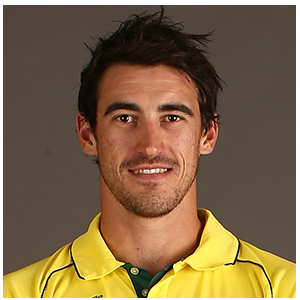
#> input picture Starc56.png, 300 x 300 px, found by its file name
$ python 9_1.py
#> lines starting #> are read from the running program, lines starting #| are printed output that depends on the picture; after the words box and inside, x2 and y2 are one past the last pixel; in counts of white or black regions, pixels touching at a corner belong together
import cv2
import numpy as np
#Chapter 9: Face Detection

facecascade=cv2.CascadeClassifier("D:/ML/New folder/3 hours course/opencv-master/opencv-master/data/haarcascades_cuda/haarcascade_frontalface_default.xml")

img=cv2.imread("D:/ML/New folder/Starc56.png")
#> img is the input picture: shape (300, 300, 3); mean B, G, R 69.8, 102.2, 127.1
imgGray=cv2.cvtColor(img,cv2.COLOR_BGR2GRAY)
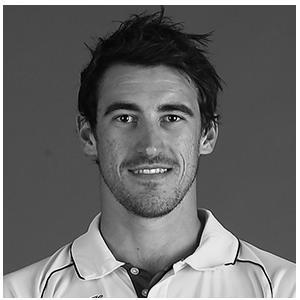
#> imgGray: shape (300, 300); min 0, max 255, mean 105.9

faces=facecascade.detectMultiScale(img,1.1,4)
#> faces = [[84, 65, 134, 134]]
for(x,y,w,h) in faces:
    cv2.rectangle(img,(x,y),(x+w,y+h),(255,0,0),2)
#> this loop made 1 pass
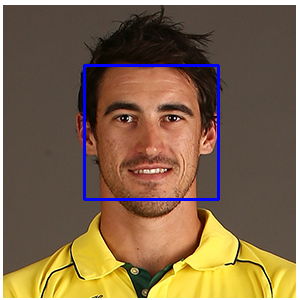
#> img: shape (300, 300, 3); 1.78% of pixels changed, all inside (x1, y1, x2, y2) = (83, 64, 220, 201)
cv2.imshow("Result")
cv2.waitKey(0)

$ run again, with Capture.PNG copied over Starc56.png
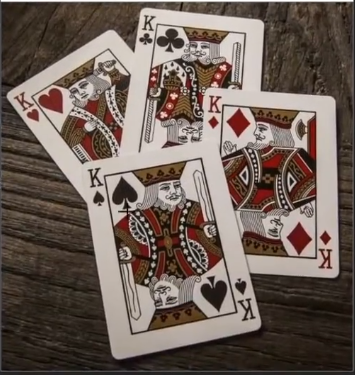
#> input picture Capture.PNG, 355 x 375 px, found by its file name
#> img is the input picture: shape (375, 355, 3); mean B, G, R 88.3, 96.4, 110.6
#> `imgGray=cv2.cvtColor(img,cv2.COLOR_BGR2GRAY)`:
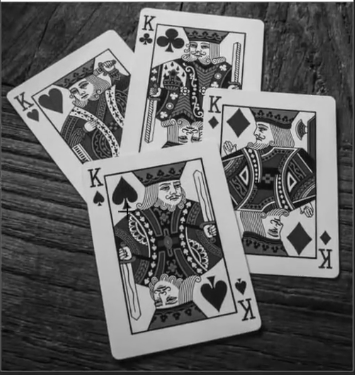
#> imgGray: shape (375, 355); min 2, max 255, mean 99.8
#> faces = [[185, 35, 27, 27]]
#> the loop `for(x,y,w,h) in faces:` made 1 pass
#> after the loop `for(x,y,w,h) in faces:`:
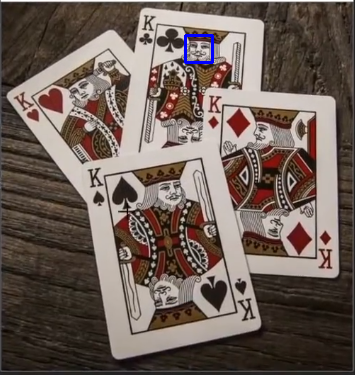
#> img: shape (375, 355, 3); 0.24% of pixels changed, all inside (x1, y1, x2, y2) = (184, 34, 214, 64)
